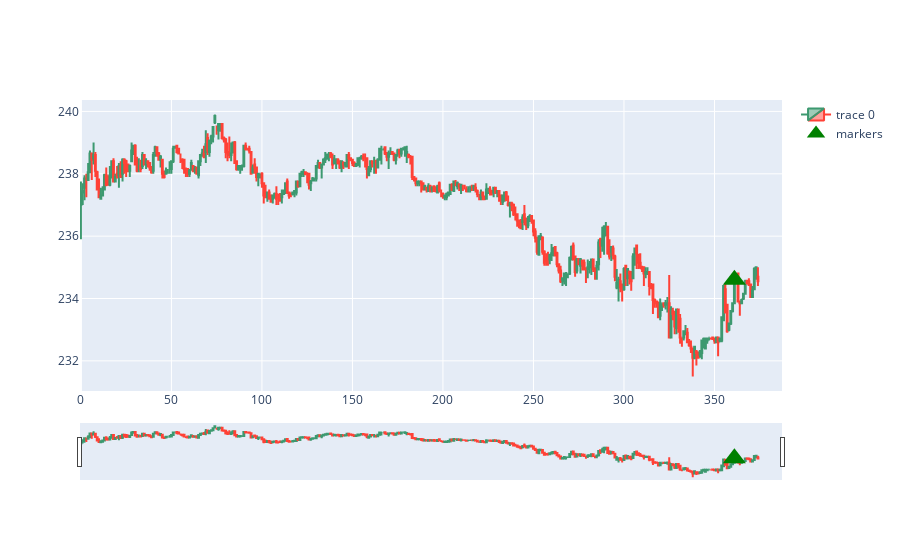

The cell this chart's notebook holds for it:
### Code cell
graph(HINDPETRO,"HINDPETRO")

### Figure 1 — Plotly figure (JSON) as saved in the notebook; plotly's stock layout.template omitted (floating-point values rounded to 4 significant figures; data arrays with more than 128 entries replaced by an {"elided": "..."} marker saying what was removed)
{"data": [{"close": {"elided": "375 float values"}, "high": {"elided": "375 float values"}, "low": {"elided": "375 float values"}, "open": {"elided": "375 float values"}, "type": "candlestick", "x": {"elided": "375 int values"}}, {"marker": {"color": ["green"], "size": 20, "symbol": ["triangle-up"]}, "mode": "markers", "name": "markers", "type": "scatter", "x": [361], "y": [234.6]}], "layout": {}}
